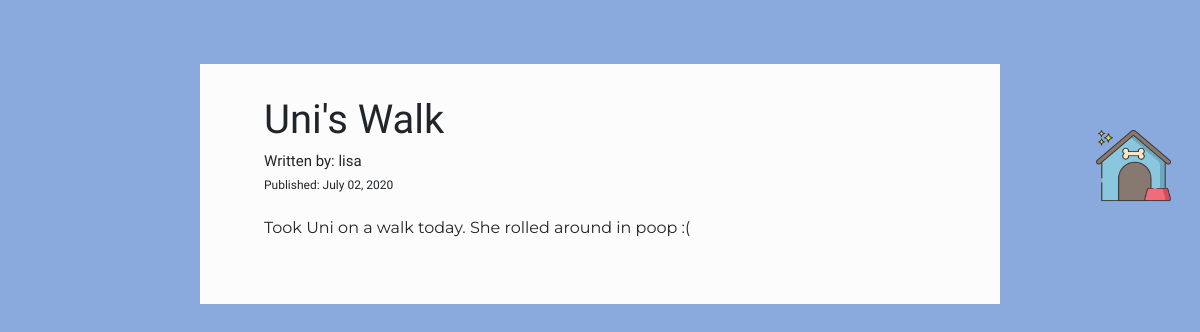
/2, run on the app's committed database.
### dawgblawg/models.py (models this page shows, shortened)
class BlogPost(db.Model):
    users = db.relationship(User)
    id = db.Column(db.Integer,primary_key=True)
    user_id = db.Column(db.Integer,db.ForeignKey('users.id'),nullable=False)
    date = db.Column(db.DateTime,nullable=False,default=datetime.utcnow)
    title = db.Column(db.String(140),nullable=False)
    text = db.Column(db.Text,nullable=False)

class User(db.Model,UserMixin):
    __tablename__= 'users'
    id = db.Column(db.Integer,primary_key=True)
    profile_image = db.Column(db.String(64),default='default_profile.png')
    email = db.Column(db.String(64),unique=True,index=True)
    username = db.Column(db.String(64),unique=True,index=True)
    password_hash = db.Column(db.String(128))
    about_me = db.Column(db.String(250),default='Certified Dog Lover.')
    posts = db.relationship('BlogPost',backref='author',lazy=True)

### dawgblawg/users/views.py (the view)
@users.route("/<username>")
def user_posts(username):
    page = request.args.get('page',1,type=int) #cycle through user posts using pages
    user = User.query.filter_by(username=username).first_or_404() #returns 404 page if user doesnt exist
    blog_posts = BlogPost.query.filter_by(author=user).order_by(BlogPost.date.desc()).paginate(page=page,per_page=5)
    return render_template('user_blog_posts.html',blog_posts=blog_posts,user=user)

### dawgblawg/blog_posts/views.py (called while the page is built)
@blog_posts.route('/<int:blog_post_id>')
def blog_post(blog_post_id):
    blog_post = BlogPost.query.get_or_404(blog_post_id)
    return render_template('blog_post.html',title=blog_post.title,
                            date=blog_post.date,post=blog_post
    )

### dawgblawg/templates/blog_post.html (shortened to what this page needs)
{% extends "base.html" %}
{% block content %}
  <div class="blog-post-template">
    <h1>{{post.title}}</h1>
    <h2>Written by: {{post.author.username}}</h2>
    <h3>Published: {{post.date.strftime('%B %d, %Y')}}</h3>
    <p>{{post.text}}</p>
  </div>
{% endblock %}

### dawgblawg/static/style.css (style rules this page uses)
html,body { background-color: #8aaade; }
.blog-post-template { max-width: 800px; margin: 4rem auto 0; padding: 2rem 4rem; background-color: #FCFCFC; }
.blog-post-template { font-family: 'Mitr', sans-serif; }
.blog-post-template h2 { font-size: 15px; }
.blog-post-template h3 { font-size: 12px; }
.blog-post-template p { font-family: 'Montserrat', sans-serif; padding: 1rem 0rem 1rem 0rem; }

### data on the page
BlogPost: title "Uni's Walk", date "July 02, 2020", text "Took Uni on a walk today. She rolled around in poop :("
User: author.username "lisa"
